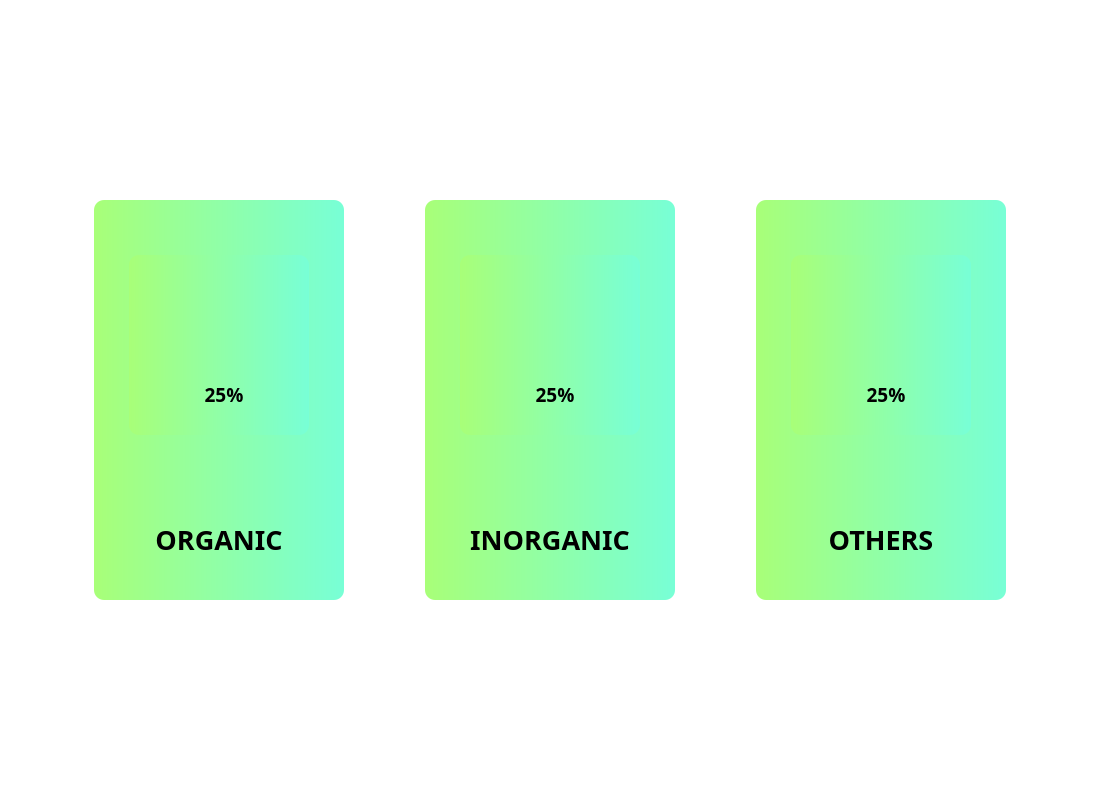
<?xml version="1.0" encoding="UTF-8"?>
<ui version="4.0">
 <class>MainWindow</class>
 <widget class="QMainWindow" name="MainWindow">
  <property name="geometry">
   <rect>
    <x>0</x>
    <y>0</y>
    <width>1100</width>
    <height>800</height>
   </rect>
  </property>
  <property name="windowTitle">
   <string>MainWindow</string>
  </property>
  <widget class="QWidget" name="centralwidget">
  <property name="styleSheet">
    <string notr="true">background-color: rgb(255, 255, 255);</string>
   </property>
   <layout class="QVBoxLayout" name="drop_shadow_layout">
    <property name="spacing">
     <number>0</number>
    </property>
    <property name="leftMargin">
     <number>10</number>
    </property>
    <property name="topMargin">
     <number>10</number>
    </property>
    <property name="rightMargin">
     <number>10</number>
    </property>
    <property name="bottomMargin">
     <number>10</number>
    </property>
    <item>
     <widget class="QFrame" name="drop_shadow_frame">
      <property name="styleSheet">
       <string notr="true">background-color: rgb(255, 255, 255);
border-radius: 10px;</string>
      </property>
      <property name="frameShape">
       <enum>QFrame::NoFrame</enum>
      </property>
      <property name="frameShadow">
       <enum>QFrame::Raised</enum>
      </property>
      <layout class="QHBoxLayout" name="horizontalLayout">
       <item>
        <widget class="QFrame" name="type_1">
         <property name="minimumSize">
          <size>
           <width>250</width>
           <height>400</height>
          </size>
         </property>
         <property name="maximumSize">
          <size>
           <width>250</width>
           <height>400</height>
          </size>
         </property>
         <property name="mouseTracking">
          <bool>true</bool>
         </property>
         <property name="styleSheet">
          <string notr="true">background-color: qlineargradient(spread:pad, x1:0, y1:0, x2:1, y2:0, stop:0 rgba(168, 255, 120, 255), stop:1 rgba(120, 255, 214, 255));

</string>
         </property>
         <property name="frameShape">
          <enum>QFrame::StyledPanel</enum>
         </property>
         <property name="frameShadow">
          <enum>QFrame::Raised</enum>
         </property>
         <widget class="QFrame" name="progress_bar_1">
          <property name="geometry">
           <rect>
            <x>35</x>
            <y>55</y>
            <width>180</width>
            <height>180</height>
           </rect>
          </property>
          <property name="minimumSize">
           <size>
            <width>180</width>
            <height>180</height>
           </size>
          </property>
          <property name="maximumSize">
           <size>
            <width>180</width>
            <height>180</height>
           </size>
          </property>
          <property name="autoFillBackground">
           <bool>false</bool>
          </property>
          <property name="styleSheet">
           <string notr="true">
</string>
          </property>
          <property name="frameShape">
           <enum>QFrame::StyledPanel</enum>
          </property>
          <property name="frameShadow">
           <enum>QFrame::Raised</enum>
          </property>
          <widget class="QFrame" name="frame">
           <property name="geometry">
            <rect>
             <x>15</x>
             <y>40</y>
             <width>150</width>
             <height>80</height>
            </rect>
           </property>
           <property name="minimumSize">
            <size>
             <width>90</width>
             <height>80</height>
            </size>
           </property>
           <property name="styleSheet">
            <string notr="true">QFrame{
	border: None;
	image: url(./stink.png);
	background-color:None;
}</string>
           </property>
           <property name="frameShape">
            <enum>QFrame::StyledPanel</enum>
           </property>
           <property name="frameShadow">
            <enum>QFrame::Raised</enum>
           </property>
          </widget>
          <widget class="QLabel" name="org_percent">
           <property name="geometry">
            <rect>
             <x>40</x>
             <y>120</y>
             <width>110</width>
             <height>40</height>
            </rect>
           </property>
           <property name="maximumSize">
            <size>
             <width>110</width>
             <height>40</height>
            </size>
           </property>
           <property name="font">
            <font>
             <family>Segoe UI Black</family>
             <pointsize>14</pointsize>
             <weight>75</weight>
             <bold>true</bold>
            </font>
           </property>
           <property name="styleSheet">
            <string notr="true">background-color: None;
border: None;</string>
           </property>
           <property name="text">
            <string>&lt;html&gt;&lt;head/&gt;&lt;body&gt;&lt;p align=&quot;center&quot;&gt;25%&lt;/p&gt;&lt;/body&gt;&lt;/html&gt;</string>
           </property>
          </widget>
         </widget>
         <widget class="QLabel" name="label">
          <property name="geometry">
           <rect>
            <x>25</x>
            <y>320</y>
            <width>200</width>
            <height>40</height>
           </rect>
          </property>
          <property name="font">
           <font>
            <family>Segoe UI Black</family>
            <pointsize>20</pointsize>
            <weight>75</weight>
            <bold>true</bold>
           </font>
          </property>
          <property name="styleSheet">
           <string notr="true">background-color: None</string>
          </property>
          <property name="text">
           <string>&lt;html&gt;&lt;head/&gt;&lt;body&gt;&lt;p align=&quot;center&quot;&gt;ORGANIC&lt;/p&gt;&lt;/body&gt;&lt;/html&gt;</string>
          </property>
         </widget>
        </widget>
       </item>
       <item>
        <widget class="QFrame" name="type_2">
         <property name="minimumSize">
          <size>
           <width>250</width>
           <height>400</height>
          </size>
         </property>
         <property name="maximumSize">
          <size>
           <width>250</width>
           <height>400</height>
          </size>
         </property>
         <property name="styleSheet">
          <string notr="true">background-color: qlineargradient(spread:pad, x1:0, y1:0, x2:1, y2:0, stop:0 rgba(168, 255, 120, 255), stop:1 rgba(120, 255, 214, 255));

</string>
         </property>
         <property name="frameShape">
          <enum>QFrame::StyledPanel</enum>
         </property>
         <property name="frameShadow">
          <enum>QFrame::Raised</enum>
         </property>
         <widget class="QFrame" name="progress_bar_2">
          <property name="geometry">
           <rect>
            <x>35</x>
            <y>55</y>
            <width>180</width>
            <height>180</height>
           </rect>
          </property>
          <property name="minimumSize">
           <size>
            <width>180</width>
            <height>180</height>
           </size>
          </property>
          <property name="maximumSize">
           <size>
            <width>180</width>
            <height>180</height>
           </size>
          </property>
          <property name="autoFillBackground">
           <bool>false</bool>
          </property>
          <property name="styleSheet">
           <string notr="true">
</string>
          </property>
          <property name="frameShape">
           <enum>QFrame::StyledPanel</enum>
          </property>
          <property name="frameShadow">
           <enum>QFrame::Raised</enum>
          </property>
          <widget class="QFrame" name="frame_7">
           <property name="geometry">
            <rect>
             <x>15</x>
             <y>40</y>
             <width>150</width>
             <height>80</height>
            </rect>
           </property>
           <property name="minimumSize">
            <size>
             <width>90</width>
             <height>80</height>
            </size>
           </property>
           <property name="styleSheet">
            <string notr="true">QFrame{
	border: None;
	background-color:None;
	image: url(./plastic.png);
}</string>
           </property>
           <property name="frameShape">
            <enum>QFrame::StyledPanel</enum>
           </property>
           <property name="frameShadow">
            <enum>QFrame::Raised</enum>
           </property>
          </widget>
          <widget class="QLabel" name="inorg_percent">
           <property name="geometry">
            <rect>
             <x>40</x>
             <y>120</y>
             <width>110</width>
             <height>40</height>
            </rect>
           </property>
           <property name="maximumSize">
            <size>
             <width>110</width>
             <height>40</height>
            </size>
           </property>
           <property name="font">
            <font>
             <family>Segoe UI Black</family>
             <pointsize>14</pointsize>
             <weight>75</weight>
             <bold>true</bold>
            </font>
           </property>
           <property name="styleSheet">
            <string notr="true">background-color: None;
border: None;</string>
           </property>
           <property name="text">
            <string>&lt;html&gt;&lt;head/&gt;&lt;body&gt;&lt;p align=&quot;center&quot;&gt;25%&lt;/p&gt;&lt;/body&gt;&lt;/html&gt;</string>
           </property>
          </widget>
         </widget>
         <widget class="QLabel" name="label_14">
          <property name="geometry">
           <rect>
            <x>15</x>
            <y>320</y>
            <width>220</width>
            <height>40</height>
           </rect>
          </property>
          <property name="font">
           <font>
            <family>Segoe UI Black</family>
            <pointsize>20</pointsize>
            <weight>75</weight>
            <bold>true</bold>
           </font>
          </property>
          <property name="styleSheet">
           <string notr="true">background-color: None</string>
          </property>
          <property name="text">
           <string>&lt;html&gt;&lt;head/&gt;&lt;body&gt;&lt;p align=&quot;center&quot;&gt;INORGANIC&lt;/p&gt;&lt;/body&gt;&lt;/html&gt;</string>
          </property>
         </widget>
        </widget>
       </item>
       <item>
        <widget class="QFrame" name="type_3">
         <property name="minimumSize">
          <size>
           <width>250</width>
           <height>400</height>
          </size>
         </property>
         <property name="maximumSize">
          <size>
           <width>250</width>
           <height>400</height>
          </size>
         </property>
         <property name="styleSheet">
          <string notr="true">background-color: qlineargradient(spread:pad, x1:0, y1:0, x2:1, y2:0, stop:0 rgba(168, 255, 120, 255), stop:1 rgba(120, 255, 214, 255));

</string>
         </property>
         <property name="frameShape">
          <enum>QFrame::StyledPanel</enum>
         </property>
         <property name="frameShadow">
          <enum>QFrame::Raised</enum>
         </property>
         <widget class="QFrame" name="progress_bar_3">
          <property name="geometry">
           <rect>
            <x>35</x>
            <y>55</y>
            <width>180</width>
            <height>180</height>
           </rect>
          </property>
          <property name="minimumSize">
           <size>
            <width>180</width>
            <height>180</height>
           </size>
          </property>
          <property name="maximumSize">
           <size>
            <width>180</width>
            <height>180</height>
           </size>
          </property>
          <property name="autoFillBackground">
           <bool>false</bool>
          </property>
          <property name="styleSheet">
           <string notr="true">
</string>
          </property>
          <property name="frameShape">
           <enum>QFrame::StyledPanel</enum>
          </property>
          <property name="frameShadow">
           <enum>QFrame::Raised</enum>
          </property>
          <widget class="QFrame" name="frame_9">
           <property name="geometry">
            <rect>
             <x>15</x>
             <y>40</y>
             <width>150</width>
             <height>80</height>
            </rect>
           </property>
           <property name="minimumSize">
            <size>
             <width>90</width>
             <height>80</height>
            </size>
           </property>
           <property name="styleSheet">
            <string notr="true">QFrame{
	border: None;
	image: url(./other.png);
	background-color:None;
}</string>
           </property>
           <property name="frameShape">
            <enum>QFrame::StyledPanel</enum>
           </property>
           <property name="frameShadow">
            <enum>QFrame::Raised</enum>
           </property>
          </widget>
          <widget class="QLabel" name="other_percent">
           <property name="geometry">
            <rect>
             <x>40</x>
             <y>120</y>
             <width>110</width>
             <height>40</height>
            </rect>
           </property>
           <property name="maximumSize">
            <size>
             <width>110</width>
             <height>40</height>
            </size>
           </property>
           <property name="font">
            <font>
             <family>Segoe UI Black</family>
             <pointsize>14</pointsize>
             <weight>75</weight>
             <bold>true</bold>
            </font>
           </property>
           <property name="styleSheet">
            <string notr="true">background-color: None;
border: None;</string>
           </property>
           <property name="text">
            <string>&lt;html&gt;&lt;head/&gt;&lt;body&gt;&lt;p align=&quot;center&quot;&gt;25%&lt;/p&gt;&lt;/body&gt;&lt;/html&gt;</string>
           </property>
          </widget>
         </widget>
         <widget class="QLabel" name="label_18">
          <property name="geometry">
           <rect>
            <x>50</x>
            <y>320</y>
            <width>150</width>
            <height>40</height>
           </rect>
          </property>
          <property name="font">
           <font>
            <family>Segoe UI Black</family>
            <pointsize>20</pointsize>
            <weight>75</weight>
            <bold>true</bold>
           </font>
          </property>
          <property name="styleSheet">
           <string notr="true">background-color: None</string>
          </property>
          <property name="text">
           <string>&lt;html&gt;&lt;head/&gt;&lt;body&gt;&lt;p align=&quot;center&quot;&gt;OTHERS&lt;/p&gt;&lt;/body&gt;&lt;/html&gt;</string>
          </property>
         </widget>
        </widget>
       </item>
      </layout>
     </widget>
    </item>
   </layout>
  </widget>
 </widget>
 <resources>
  <include location="test.qrc"/>
 </resources>
 <connections/>
</ui>
